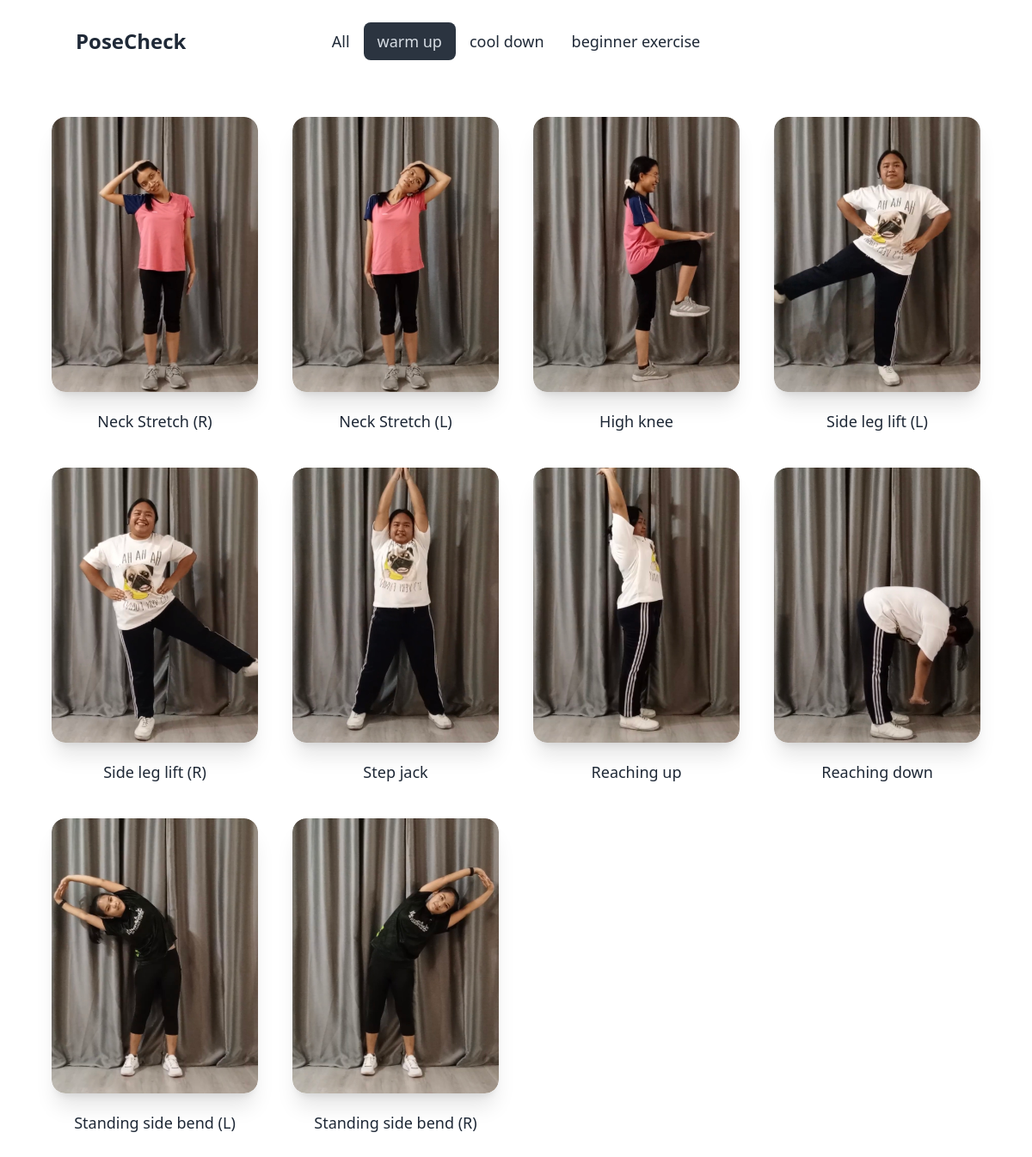
The page /PoseCheck/?categoryid=1 on the database its author committed.
### PoseCheck/models.py (models this page shows, shortened)
class Category(models.Model):
    name = models.CharField(max_length=100, default="warm up")

class Exercise(models.Model):
    code = models.CharField(max_length=10, unique=True)
    slug = models.SlugField(max_length=200, unique=True)
    title = models.CharField(max_length=200, unique=True)
    category = models.ForeignKey(Category, null=True, blank=True, on_delete=models.CASCADE)
    image = models.FileField(upload_to='upload', null=True, blank=True)
    video = models.TextField(null=True, blank=True)
    time = models.CharField(max_length=10)
    description = models.TextField(null=True, blank=True)
    create = models.DateTimeField(auto_now_add=True)
    update = models.DateTimeField(auto_now=True)
    def show_image(self):
        if self.image:
            return format_html('<img src="' + self.image.url + '" height="50px">')
        else:
            return ''
    show_image.allow_tags = True

### PoseCheck/views.py (the view)
# urls.py: path('',views.index, name='index'),
def index(request):
    category = Category.objects.all()
    exercise = Exercise.objects.all()
    categ_id = request.GET.get('categoryid')
    if categ_id:
        exercise = exercise.filter(category_id = categ_id)
    return render(request, 'posecheck/index.html', {
        'category':category,
        'exercise':exercise,
        'categ_id':categ_id,
    })

### templates/PoseCheck/index.html (shortened to what this page needs)
{% extends "layouts/baseforhomepage.html" %}
{% block content %}
    {% for e in exercise %}
    <div class="group flex flex-col items-center">
        <div class="card w-40 h-60 md:w-52 md:h-72 lg:w-60 lg:h-80 bg-base-100 shadow-xl image-full group-hover:scale-110 group-hover:duration-500">
            <figure>
                {% if e.image %}
                <img src="{{ e.image.url }}" alt="{{ e.title }}" />
                {% else %}
                <img src="#" alt="No Image Available" />
                {% endif %}
            </figure>
        </div>
        <div class="pt-5 text-md font-medium sm:text-xl md:text-lg">
            <a href="{% url 'PoseCheck:description' slug=e.slug %}">{{e.title}}</a>
        </div>
    </div>
    {% endfor %}
{% endblock %}

### templates/layouts/baseforhomepage.html (shortened to what this page needs)
<!DOCTYPE html>
<html>
    <head>
        <link href="https://cdn.jsdelivr.net/npm/daisyui@4.7.2/dist/full.min.css" rel="stylesheet" type="text/css" />
        <script src="https://cdn.tailwindcss.com"></script>
    </head>
    <body>
        <div class="navbar bg-base-100">
            <div class="navbar-start">
              <a href="{% url 'myapp:index' %}" class="link link-hover text-2xl font-bold md:ps-20">PoseCheck</a>
            </div>
            <div class="navbar-center hidden lg:flex">
                <ul class="menu menu-horizontal px-1">
                  <li><a href="{% url 'PoseCheck:index' %}" class="text-lg {% if not categ_id %}active{% endif %}" >All</a></li>
                  {% for c in category %}
                  <li><a href="{% url 'PoseCheck:index' %}?categoryid={{c.id}}" class="text-lg {% if categ_id|add:'0' == c.id %}active{% endif %}">{{c.name}}</a></li>
                  {% endfor %}
                </ul>
            </div>
        </div>
        <div class="hero p-10">
            <div class="grid grid-cols-2 content-around gap-10 md:grid-cols-3 lg:grid-cols-4 xl:grid-cols-5">
            {% block content %}
            {% endblock %}
            </div>
        </div>
    </body>
</html>

### templates/layouts/baseforhomepage.html (style rules this page uses)
.navbar { min-height: 6rem; }
.card { overflow: hidden; }
.card.image-full:before { opacity: 0; object-fit: scale-down; }
.card.image-full > figure img { transition: 0.5s; }

### rows shown on the page
Category: name "warm up"
Category: name "cool down"
Category: name "beginner exercise"
Exercise: image (picture), title "Neck Stretch (R)"
Exercise: image (picture), title "Neck Stretch (L)"
Exercise: image (picture), title "High knee"
Exercise: image (picture), title "Side leg lift (L)"
Exercise: image (picture), title "Side leg lift (R)"
Exercise: image (picture), title "Step jack"
Exercise: image (picture), title "Reaching up"
Exercise: image (picture), title "Reaching down"
Exercise: image (picture), title "Standing side bend (L)"
Exercise: image (picture), title "Standing side bend (R)"
